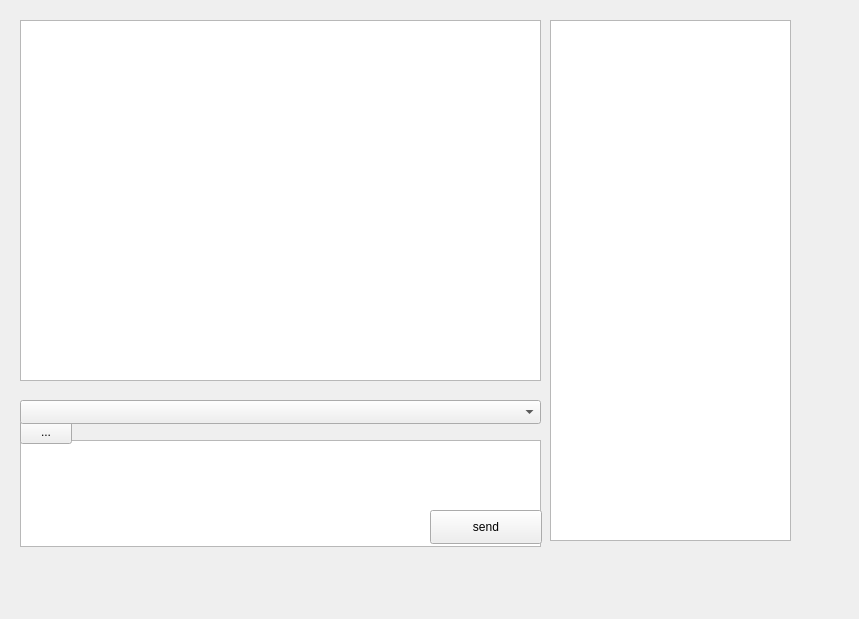
<?xml version="1.0" encoding="UTF-8"?>
<ui version="4.0">
 <class>Widget</class>
 <widget class="QWidget" name="Widget">
  <property name="geometry">
   <rect>
    <x>0</x>
    <y>0</y>
    <width>859</width>
    <height>619</height>
   </rect>
  </property>
  <property name="windowTitle">
   <string>Widget</string>
  </property>
  <widget class="QTextBrowser" name="textBrowser">
   <property name="geometry">
    <rect>
     <x>20</x>
     <y>20</y>
     <width>521</width>
     <height>361</height>
    </rect>
   </property>
  </widget>
  <widget class="QTextEdit" name="textEdit">
   <property name="geometry">
    <rect>
     <x>20</x>
     <y>440</y>
     <width>521</width>
     <height>107</height>
    </rect>
   </property>
  </widget>
  <widget class="QToolButton" name="toolButton">
   <property name="geometry">
    <rect>
     <x>20</x>
     <y>420</y>
     <width>52</width>
     <height>24</height>
    </rect>
   </property>
   <property name="text">
    <string>...</string>
   </property>
   <property name="icon">
    <iconset resource="img.qrc">
     <normaloff>:/new/prefix1/imgs/brow1.jpg</normaloff>:/new/prefix1/imgs/brow1.jpg</iconset>
   </property>
  </widget>
  <widget class="QPushButton" name="pushButton">
   <property name="geometry">
    <rect>
     <x>430</x>
     <y>510</y>
     <width>112</width>
     <height>34</height>
    </rect>
   </property>
   <property name="text">
    <string>send</string>
   </property>
  </widget>
  <widget class="QListWidget" name="listWidget">
   <property name="geometry">
    <rect>
     <x>550</x>
     <y>20</y>
     <width>241</width>
     <height>521</height>
    </rect>
   </property>
  </widget>
  <widget class="QComboBox" name="comboBox">
   <property name="geometry">
    <rect>
     <x>20</x>
     <y>400</y>
     <width>521</width>
     <height>24</height>
    </rect>
   </property>
  </widget>
 </widget>
 <layoutdefault spacing="6" margin="11"/>
 <resources>
  <include location="img.qrc"/>
 </resources>
 <connections/>
</ui>
